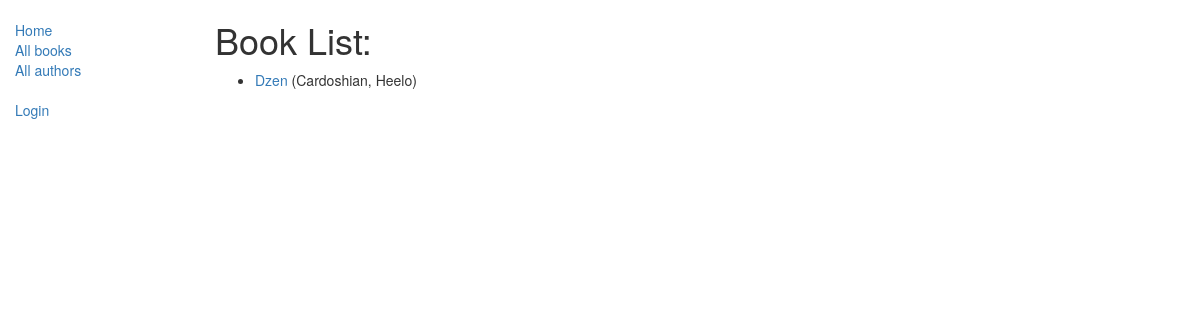
Before: /catalog/books/ with the older database file.
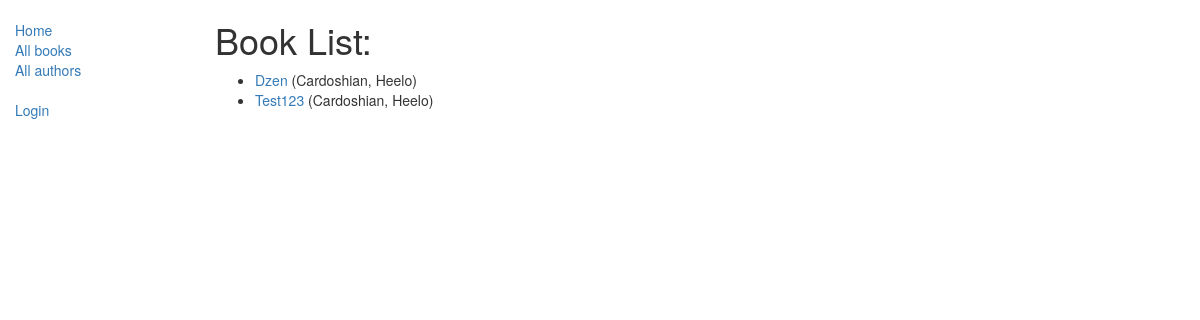
After: the same page with the newer database file.
### catalog/models.py (models this page shows, shortened)
class Book(models.Model):
    title = models.CharField(max_length=200)
    author = models.ForeignKey('Author', on_delete=models.SET_NULL, null=True)
    summary = models.TextField(max_length=1000, help_text="Описание книги")
    isbn = models.CharField('ISBN', max_length=13, help_text="13 символов")
    genre = models.ManyToManyField(Genre, help_text="Выберите жанр книги")
    language = models.ForeignKey('Language', on_delete=models.SET_NULL, null=True)
    def get_absolute_url(self):
        return reverse('book-detail', args=[str(self.id)])
    def display_genre(self):
        return ', '.join([genre.name for genre in self.genre.all()[:3] ])
    display_genre.short_description = 'Genre'

class Author(models.Model):
    first_name = models.CharField(max_length=100)
    last_name = models.CharField(max_length=100)
    date_of_birth = models.DateField(null=True, blank=True)
    date_of_death = models.DateField('died', null=True, blank=True)
    def __str__(self):
        return '{0}, {1}'.format(self.last_name, self.first_name)

### catalog/views.py (the view)
class BookListView(generic.ListView):
    model = Book
    paginate_by = 3

### catalog/templates/catalog/book_list.html (shortened to what this page needs)
{% extends "base_generic.html" %}
{% block content %}
    <h1>Book List:</h1>
    {% if book_list %}
    <ul>
      {% for book in book_list %}
      <li>
        <a href="{{ book.get_absolute_url }}">{{ book.title }}</a> ({{book.author}})
      </li>
      {% endfor %}
    </ul>
    {% else %}
      <p>There are no books in the library.</p>
    {% endif %}
{% endblock %}

### catalog/templates/base_generic.html (shortened to what this page needs)
<!DOCTYPE html>
<html lang="en">
<head>
  <link rel="stylesheet" href="https://maxcdn.bootstrapcdn.com/bootstrap/3.3.7/css/bootstrap.min.css">
  {% load static %}
  <link rel="stylesheet" href="{% static 'css/styles.css' %}">
</head>
<body>
  <div class="container-fluid">
    <div class="row">
      <div class="col-sm-2">
      {% block sidebar %}
      <ul class="sidebar-nav">
          <li><a href="{% url 'index' %}">Home</a></li>
          <li><a href="{% url 'books' %}">All books</a></li>
          <li><a href="{% url 'authors' %}">All authors</a></li>
      </ul>
       <ul class="sidebar-nav">
           {% if user.is_authenticated %}
           <li><p class="User">User: {{ user.get_username }}</p> </li>
           <li><a href="{% url 'my-borrowed' %}">My Borrowed</a></li>
           <li><a href="{% url 'logout'%}?next={{request.path}}">Logout</a></li>
           {% else %}
           <li><a href="{% url 'login'%}?next={{request.path}}">Login</a></li>
           {% endif %}
       </ul>
     {% endblock %}
      </div>
      <div class="col-sm-10 ">
      {% block content %}{% endblock %}
          </div>
    </div>
  </div>
</body>
</html>

### catalog/static/css/styles.css (style rules this page uses)
.sidebar-nav { margin-top: 20px; padding: 0; text_decoration: None; list-style: none; }

Changed rows visible on the page:
added Book: title "Test123", author "Cardoshian, Heelo"
